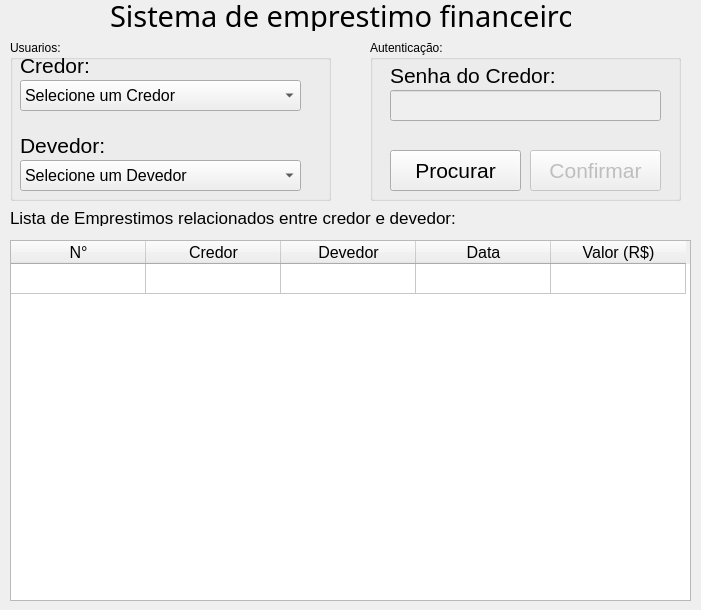
<?xml version="1.0" encoding="UTF-8"?>
<ui version="4.0">
 <class>Form</class>
 <widget class="QWidget" name="Form">
  <property name="geometry">
   <rect>
    <x>0</x>
    <y>0</y>
    <width>701</width>
    <height>610</height>
   </rect>
  </property>
  <property name="windowTitle">
   <string>Sistema Financeiro</string>
  </property>
  <property name="windowIcon">
   <iconset>
    <normaloff>Imgs/icon-financeiro.png</normaloff>Imgs/icon-financeiro.png</iconset>
  </property>
  <widget class="QLabel" name="label_5">
   <property name="geometry">
    <rect>
     <x>10</x>
     <y>210</y>
     <width>451</width>
     <height>16</height>
    </rect>
   </property>
   <property name="font">
    <font>
     <pointsize>13</pointsize>
    </font>
   </property>
   <property name="text">
    <string>Lista de Emprestimos relacionados entre credor e devedor:</string>
   </property>
  </widget>
  <widget class="QLabel" name="label_1">
   <property name="geometry">
    <rect>
     <x>110</x>
     <y>0</y>
     <width>461</width>
     <height>31</height>
    </rect>
   </property>
   <property name="font">
    <font>
     <family>Rockwell</family>
     <pointsize>22</pointsize>
    </font>
   </property>
   <property name="text">
    <string>Sistema de emprestimo financeiro!</string>
   </property>
  </widget>
  <widget class="QTableWidget" name="TbwEmprestimos">
   <property name="geometry">
    <rect>
     <x>10</x>
     <y>240</y>
     <width>681</width>
     <height>361</height>
    </rect>
   </property>
   <property name="font">
    <font>
     <pointsize>12</pointsize>
    </font>
   </property>
   <property name="sizeAdjustPolicy">
    <enum>QAbstractScrollArea::AdjustToContents</enum>
   </property>
   <property name="selectionMode">
    <enum>QAbstractItemView::SingleSelection</enum>
   </property>
   <property name="selectionBehavior">
    <enum>QAbstractItemView::SelectRows</enum>
   </property>
   <property name="rowCount">
    <number>1</number>
   </property>
   <attribute name="horizontalHeaderMinimumSectionSize">
    <number>100</number>
   </attribute>
   <attribute name="horizontalHeaderDefaultSectionSize">
    <number>135</number>
   </attribute>
   <attribute name="verticalHeaderVisible">
    <bool>false</bool>
   </attribute>
   <attribute name="verticalHeaderDefaultSectionSize">
    <number>30</number>
   </attribute>
   <row/>
   <column>
    <property name="text">
     <string>N°</string>
    </property>
   </column>
   <column>
    <property name="text">
     <string>Credor</string>
    </property>
   </column>
   <column>
    <property name="text">
     <string>Devedor</string>
    </property>
   </column>
   <column>
    <property name="text">
     <string>Data</string>
    </property>
   </column>
   <column>
    <property name="text">
     <string>Valor (R$)</string>
    </property>
   </column>
   <item row="0" column="1">
    <property name="text">
     <string/>
    </property>
   </item>
   <item row="0" column="2">
    <property name="text">
     <string/>
    </property>
   </item>
  </widget>
  <widget class="QGroupBox" name="groupBox">
   <property name="geometry">
    <rect>
     <x>10</x>
     <y>40</y>
     <width>321</width>
     <height>161</height>
    </rect>
   </property>
   <property name="title">
    <string>Usuarios:</string>
   </property>
   <widget class="QComboBox" name="CmbCredor">
    <property name="geometry">
     <rect>
      <x>10</x>
      <y>40</y>
      <width>281</width>
      <height>31</height>
     </rect>
    </property>
    <property name="font">
     <font>
      <pointsize>12</pointsize>
     </font>
    </property>
    <property name="acceptDrops">
     <bool>false</bool>
    </property>
    <property name="currentIndex">
     <number>0</number>
    </property>
    <property name="placeholderText">
     <string>Selecione um Credor</string>
    </property>
    <item>
     <property name="text">
      <string>Selecione um Credor</string>
     </property>
    </item>
   </widget>
   <widget class="QLabel" name="label_4">
    <property name="geometry">
     <rect>
      <x>10</x>
      <y>90</y>
      <width>91</width>
      <height>31</height>
     </rect>
    </property>
    <property name="font">
     <font>
      <pointsize>16</pointsize>
     </font>
    </property>
    <property name="text">
     <string>Devedor:</string>
    </property>
   </widget>
   <widget class="QComboBox" name="CmbDevedor">
    <property name="geometry">
     <rect>
      <x>10</x>
      <y>120</y>
      <width>281</width>
      <height>31</height>
     </rect>
    </property>
    <property name="font">
     <font>
      <pointsize>12</pointsize>
     </font>
    </property>
    <property name="currentIndex">
     <number>0</number>
    </property>
    <property name="placeholderText">
     <string>Selecione um Devedor</string>
    </property>
    <item>
     <property name="text">
      <string>Selecione um Devedor</string>
     </property>
    </item>
   </widget>
   <widget class="QLabel" name="label_2">
    <property name="geometry">
     <rect>
      <x>10</x>
      <y>10</y>
      <width>81</width>
      <height>31</height>
     </rect>
    </property>
    <property name="font">
     <font>
      <pointsize>16</pointsize>
     </font>
    </property>
    <property name="text">
     <string>Credor:</string>
    </property>
   </widget>
  </widget>
  <widget class="QGroupBox" name="groupBox_2">
   <property name="geometry">
    <rect>
     <x>370</x>
     <y>40</y>
     <width>311</width>
     <height>161</height>
    </rect>
   </property>
   <property name="title">
    <string>Autenticação:</string>
   </property>
   <widget class="QPushButton" name="BtnConfirma">
    <property name="enabled">
     <bool>false</bool>
    </property>
    <property name="geometry">
     <rect>
      <x>160</x>
      <y>110</y>
      <width>131</width>
      <height>41</height>
     </rect>
    </property>
    <property name="font">
     <font>
      <pointsize>16</pointsize>
     </font>
    </property>
    <property name="text">
     <string>Confirmar</string>
    </property>
   </widget>
   <widget class="QLabel" name="label_3">
    <property name="geometry">
     <rect>
      <x>20</x>
      <y>20</y>
      <width>171</width>
      <height>31</height>
     </rect>
    </property>
    <property name="font">
     <font>
      <pointsize>16</pointsize>
     </font>
    </property>
    <property name="text">
     <string>Senha do Credor:</string>
    </property>
   </widget>
   <widget class="QLineEdit" name="TxbSenha">
    <property name="enabled">
     <bool>false</bool>
    </property>
    <property name="geometry">
     <rect>
      <x>20</x>
      <y>50</y>
      <width>271</width>
      <height>31</height>
     </rect>
    </property>
    <property name="font">
     <font>
      <pointsize>18</pointsize>
     </font>
    </property>
    <property name="echoMode">
     <enum>QLineEdit::Password</enum>
    </property>
   </widget>
   <widget class="QPushButton" name="BtnProcura">
    <property name="geometry">
     <rect>
      <x>20</x>
      <y>110</y>
      <width>131</width>
      <height>41</height>
     </rect>
    </property>
    <property name="font">
     <font>
      <pointsize>16</pointsize>
     </font>
    </property>
    <property name="text">
     <string>Procurar</string>
    </property>
   </widget>
  </widget>
 </widget>
 <resources/>
 <connections>
  <connection>
   <sender>BtnProcura</sender>
   <signal>clicked()</signal>
   <receiver>TbwEmprestimos</receiver>
   <slot>clearContents()</slot>
   <hints>
    <hint type="sourcelabel">
     <x>455</x>
     <y>170</y>
    </hint>
    <hint type="destinationlabel">
     <x>350</x>
     <y>420</y>
    </hint>
   </hints>
  </connection>
  <connection>
   <sender>TbwEmprestimos</sender>
   <signal>itemSelectionChanged()</signal>
   <receiver>TxbSenha</receiver>
   <slot>setFocus()</slot>
   <hints>
    <hint type="sourcelabel">
     <x>350</x>
     <y>420</y>
    </hint>
    <hint type="destinationlabel">
     <x>525</x>
     <y>105</y>
    </hint>
   </hints>
  </connection>
 </connections>
</ui>
